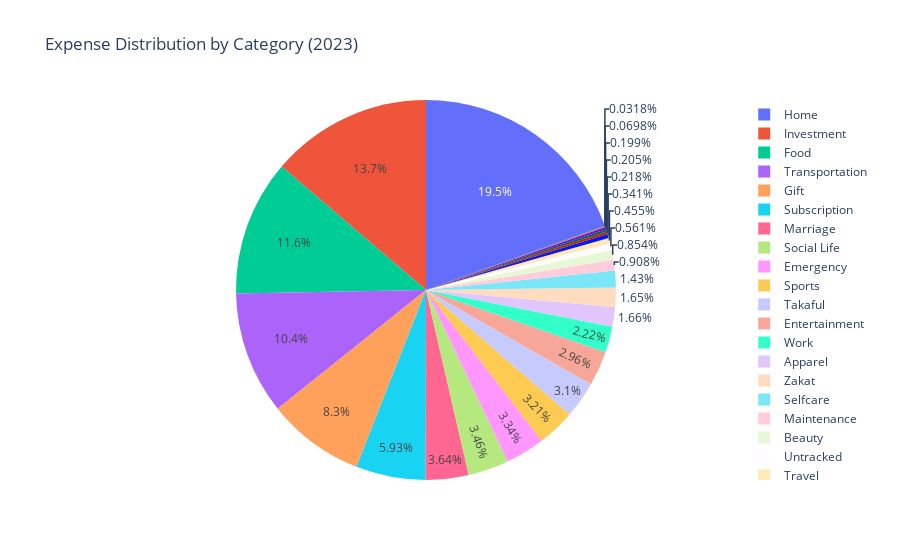
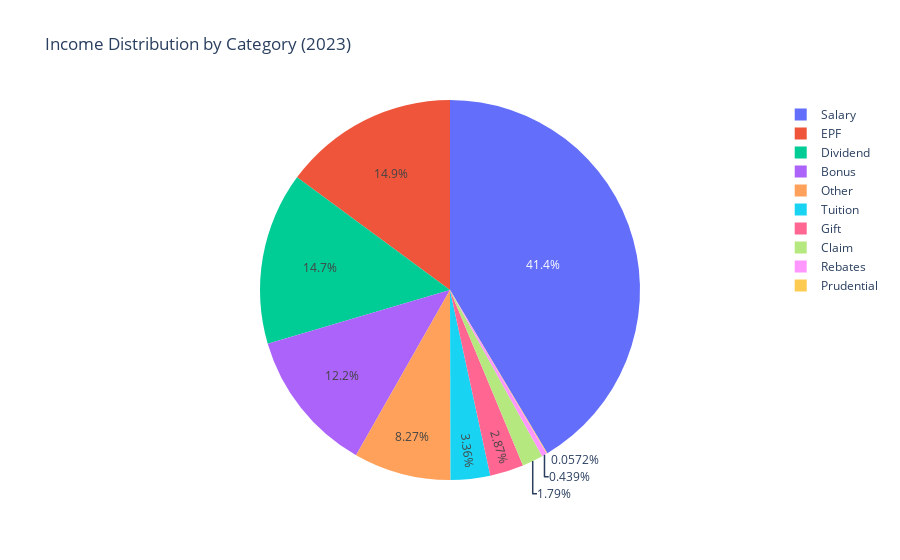
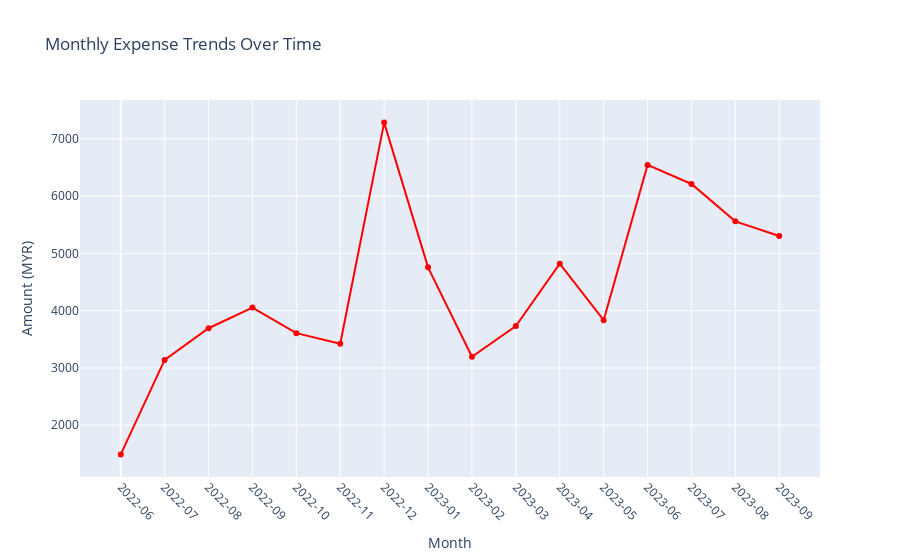
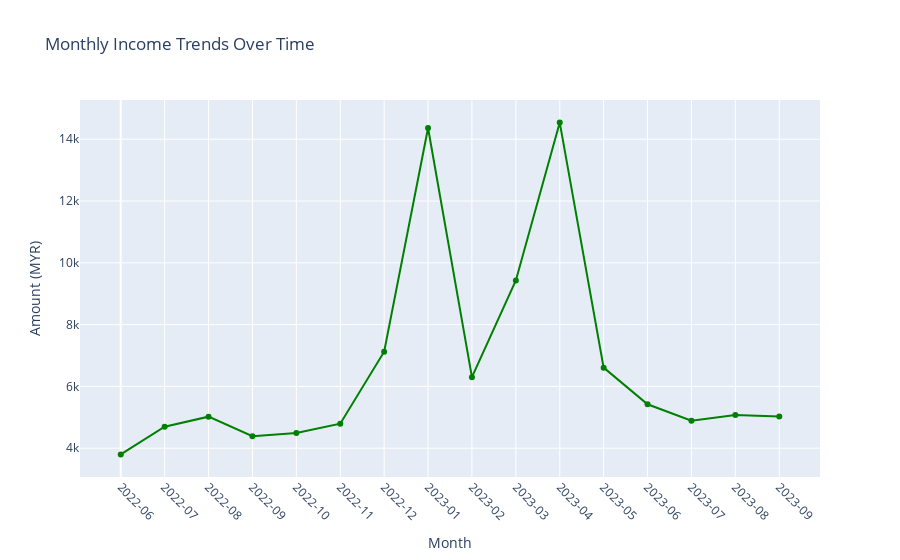

Notebook code cell kept with these figures, in order:
### Code cell
import pandas as pd
import plotly.express as px
import plotly.graph_objects as go

# Load your data from the Excel file
finance_records = pd.read_excel('2023-09-25.xlsx')

# Filter out transfer transactions and the "Modified Bal." category
finance_records = finance_records[~finance_records['Income/Expense'].str.contains('Transfer')]
finance_records = finance_records[finance_records['Category'] != 'Modified Bal.']

# Extract the year and month from the 'Period' column
finance_records['Year'] = finance_records['Period'].dt.year
finance_records['Month'] = finance_records['Period'].dt.month

# Separate income and expenses
income_records = finance_records[finance_records['Income/Expense'] == 'Income']
expense_records = finance_records[finance_records['Income/Expense'] == 'Exp.']

# Calculate monthly totals
monthly_expense_totals = expense_records.groupby(['Year', 'Month'])['Amount'].sum().reset_index()
monthly_income_totals = income_records.groupby(['Year', 'Month'])['Amount'].sum().reset_index()

# Specify the year you want to focus on (e.g., 2023)
focus_year = 2023

# Plot Expense Distribution by Category (for the specified year)
recent_year_expenses = expense_records[expense_records['Year'] == focus_year].groupby('Category')['Amount'].sum().reset_index()
fig = px.pie(recent_year_expenses, values='Amount', names='Category', title=f'Expense Distribution by Category ({focus_year})')
fig.show()

# Plot Income Distribution by Category (for the specified year)
recent_year_income = income_records[income_records['Year'] == focus_year].groupby('Category')['Amount'].sum().reset_index()
fig = px.pie(recent_year_income, values='Amount', names='Category', title=f'Income Distribution by Category ({focus_year})')
fig.show()

# Plot Monthly Expense Trends Over Time (for the entire period)
fig = go.Figure()
fig.add_trace(go.Scatter(x=monthly_expense_totals.index, y=monthly_expense_totals['Amount'], mode='lines+markers', name='Expenses', line=dict(color='red')))
fig.update_layout(title='Monthly Expense Trends Over Time', xaxis_title='Month', yaxis_title='Amount (MYR)')
fig.update_xaxes(tickvals=monthly_expense_totals.index, ticktext=[f'{year}-{month:02}' for year, month in zip(monthly_expense_totals['Year'], monthly_expense_totals['Month'])], tickangle=45)
fig.show()

# Plot Monthly Income Trends Over Time (for the entire period)
fig = go.Figure()
fig.add_trace(go.Scatter(x=monthly_income_totals.index, y=monthly_income_totals['Amount'], mode='lines+markers', name='Income', line=dict(color='green')))
fig.update_layout(title='Monthly Income Trends Over Time', xaxis_title='Month', yaxis_title='Amount (MYR)')
fig.update_xaxes(tickvals=monthly_income_totals.index, ticktext=[f'{year}-{month:02}' for year, month in zip(monthly_income_totals['Year'], monthly_income_totals['Month'])], tickangle=45)
fig.show()

# Calculate Expense vs. Income Ratio Over Time (for the entire period)
expense_income_ratio = monthly_expense_totals['Amount'] / monthly_income_totals['Amount']
fig = go.Figure()
fig.add_trace(go.Scatter(x=monthly_expense_totals.index, y=expense_income_ratio, mode='lines+markers', name='Expense/Income Ratio', line=dict(color='orange')))
fig.update_layout(title='Expense vs. Income Ratio Over Time', xaxis_title='Month', yaxis_title='Ratio')
fig.update_xaxes(tickvals=monthly_expense_totals.index, ticktext=[f'{year}-{month:02}' for year, month in zip(monthly_expense_totals['Year'], monthly_expense_totals['Month'])], tickangle=45)
fig.show()

# Seasonal Spending Patterns (by month)
monthly_expense_means = monthly_expense_totals.groupby('Month')['Amount'].mean().reset_index()
fig = px.bar(monthly_expense_means, x='Month', y='Amount', title='Seasonal Spending Patterns (Average Monthly Expenses)', text='Amount', color_discrete_sequence=['purple'])
fig.update_traces(texttemplate='%{text:.2f}', textposition='outside')
fig.update_xaxes(tickvals=monthly_expense_means['Month'], ticktext=[f'Month {month}' for month in monthly_expense_means['Month']])
fig.show()

# Budget Variance Analysis (assuming you have a budget)
monthly_budget = 3500  # Replace with your actual budget for each month
monthly_actual_expenses = monthly_expense_totals.groupby('Month')['Amount'].sum().reset_index()
budget_vs_actual = monthly_budget - monthly_actual_expenses['Amount']
fig = px.bar(monthly_actual_expenses, x='Month', y='Amount', title='Monthly Budget vs. Actual Spending', text='Amount')
fig.add_trace(go.Scatter(x=monthly_actual_expenses['Month'], y=budget_vs_actual, mode='lines', name='Budget Variance', line=dict(color='red')))
fig.update_xaxes(tickvals=monthly_actual_expenses['Month'], ticktext=[f'Month {month}' for month in monthly_actual_expenses['Month']])
fig.update_layout(yaxis_title='Amount (MYR)')
fig.show()

# Top Expense Subcategories (for the specified year)
recent_year_expense_subcategories = expense_records[expense_records['Year'] == focus_year].groupby('Subcategory')['Amount'].sum().nlargest(3).reset_index()
fig = px.bar(recent_year_expense_subcategories, x='Subcategory', y='Amount', title=f'Top 3 Expense Subcategories ({focus_year})', text='Amount')
fig.update_traces(texttemplate='%{text:.2f}', textposition='outside')
fig.show()

# Top Merchants or Accounts
top_merchants = finance_records[(finance_records['Income/Expense'] == 'Exp.') & (finance_records['Year'] == focus_year)].groupby('Accounts')['Amount'].sum().nlargest(3).reset_index()
fig = px.bar(top_merchants, x='Accounts', y='Amount', title=f'Top 3 Expense Merchants/Accounts ({focus_year})', text='Amount')
fig.update_traces(texttemplate='%{text:.2f}', textposition='outside')
fig.show()

# 1. Expense Distribution by Subcategory (for the specified year)
recent_year_expense_subcategories = expense_records[expense_records['Year'] == focus_year].groupby('Subcategory')['Amount'].sum().reset_index()

# Keep the top 15 subcategories and group the rest as 'Others'
top_15_subcategories = recent_year_expense_subcategories.nlargest(22, 'Amount')
other_subcategories = recent_year_expense_subcategories[~recent_year_expense_subcategories['Subcategory'].isin(top_15_subcategories['Subcategory'])]
other_total_amount = other_subcategories['Amount'].sum()

# Add 'Others' as a new row using pd.concat
top_15_subcategories = pd.concat([top_15_subcategories, pd.DataFrame({'Subcategory': ['Others'], 'Amount': [other_total_amount]})], ignore_index=True)

fig = px.pie(top_15_subcategories, values='Amount', names='Subcategory', title=f'Expense Distribution by Subcategory ({focus_year})')

fig.show()


# 2. Top Income Sources (for the specified year)
top_income_sources = income_records[income_records['Year'] == focus_year].groupby('Accounts')['Amount'].sum().nlargest(3).reset_index()
fig = px.bar(top_income_sources, x='Accounts', y='Amount', title=f'Top 3 Income Sources ({focus_year})', text='Amount')
fig.update_traces(texttemplate='%{text:.2f}', textposition='outside')
fig.show()

# 3. Expense Trends by Category Over Time (for all years)
expense_category_trends = expense_records.groupby(['Year', 'Category'])['Amount'].sum().reset_index()
fig = px.line(expense_category_trends, x='Year', y='Amount', color='Category', title='Expense Trends by Category Over Time')
fig.show()

# 4. Income Trends by Category Over Time (for all years)
income_category_trends = income_records.groupby(['Year', 'Category'])['Amount'].sum().reset_index()
fig = px.line(income_category_trends, x='Year', y='Amount', color='Category', title='Income Trends by Category Over Time')
fig.show()

# 5. Expense vs. Income Over Time (for all years)
total_expense_vs_income = pd.merge(monthly_expense_totals, monthly_income_totals, on=['Year', 'Month'], suffixes=('_Expense', '_Income'))
fig = px.line(total_expense_vs_income, x=['{0}-{1:02}'.format(year, month) for year, month in zip(total_expense_vs_income['Year'], total_expense_vs_income['Month'])], y=['Amount_Expense', 'Amount_Income'], title='Expense vs. Income Over Time')
fig.update_traces(mode='lines+markers')
fig.update_xaxes(tickvals=total_expense_vs_income.index, ticktext=[f'{year}-{month:02}' for year, month in zip(total_expense_vs_income['Year'], total_expense_vs_income['Month'])], tickangle=45)
fig.show()

# 6. Savings Over Time (for all years)
total_savings = monthly_income_totals['Amount'] - monthly_expense_totals['Amount']
fig = px.line(total_savings, x=['{0}-{1:02}'.format(year, month) for year, month in zip(monthly_expense_totals['Year'], monthly_expense_totals['Month'])], y=total_savings, title='Savings Over Time')
fig.update_traces(mode='lines+markers')
fig.update_xaxes(tickvals=total_savings.index, ticktext=[f'{year}-{month:02}' for year, month in zip(monthly_expense_totals['Year'], monthly_expense_totals['Month'])], tickangle=45)
fig.show()

# Calculate Expense vs. Income Ratio (for the specified year)
recent_year_total_income = monthly_income_totals[(monthly_income_totals['Year'] == focus_year)]['Amount'].sum()
recent_year_total_expenses = monthly_expense_totals[(monthly_expense_totals['Year'] == focus_year)]['Amount'].sum()
expense_income_ratio = recent_year_total_expenses / recent_year_total_income
print(f'\nExpense vs. Income Ratio ({focus_year}): {expense_income_ratio:.2f}')

# Calculate Savings Rate (for the specified year)
savings_rate = (recent_year_total_income - recent_year_total_expenses) / recent_year_total_income
print(f'\nSavings Rate ({focus_year}): {savings_rate:.2%}')

### Figure 1 — Plotly figure (JSON) as saved in the notebook; plotly's stock layout.template omitted (floating-point values rounded to 4 significant figures)
{"data": [{"domain": {"x": [0, 1], "y": [0, 1]}, "hovertemplate": "Category=%{label}<br>Amount=%{value}<extra></extra>", "labels": ["Apparel", "Beauty", "Electronics ", "Emergency", "Entertainment", "Financial Services", "Food", "Gift", "Health", "Home", "Investment", "Maintenance", "Marriage", "Other", "Selfcare", "Shopping", "Social Life", "Sports", "Subscription", "Takaful", "Tax", "Transportation", "Travel", "Untracked", "Work", "Zakat"], "legendgroup": "", "name": "", "showlegend": true, "type": "pie", "values": [728.3, 375.5, 95.79, 1470, 1301.0, 30.7, 5085.0, 3649.0, 87.5, 8580.0, 6039, 399.1, 1602, 149.9, 630.2, 14, 1521.0, 1413.0, 2606.0, 1362, 90, 4590.0, 200, 246.6, 974.2, 724]}], "layout": {"legend": {"tracegroupgap": 0}, "title": {"text": "Expense Distribution by Category (2023)"}}}

### Figure 2 — Plotly figure (JSON) as saved in the notebook; plotly's stock layout.template omitted (floating-point values rounded to 4 significant figures)
{"data": [{"domain": {"x": [0, 1], "y": [0, 1]}, "hovertemplate": "Category=%{label}<br>Amount=%{value}<extra></extra>", "labels": ["Bonus", "Claim", "Dividend", "EPF", "Gift", "Other", "Prudential", "Rebates", "Salary", "Tuition"], "legendgroup": "", "name": "", "showlegend": true, "type": "pie", "values": [8750.0, 1282.0, 10500.0, 10674, 2056.0, 5927.0, 41, 314.8, 29690.0, 2410]}], "layout": {"legend": {"tracegroupgap": 0}, "title": {"text": "Income Distribution by Category (2023)"}}}

### Figure 3 — Plotly figure (JSON) as saved in the notebook; plotly's stock layout.template omitted (floating-point values rounded to 4 significant figures)
{"data": [{"line": {"color": "red"}, "mode": "lines+markers", "name": "Expenses", "type": "scatter", "x": [0, 1, 2, 3, 4, 5, 6, 7, 8, 9, 10, 11, 12, 13, 14, 15], "y": [1490.0, 3141.0, 3693.0, 4054.0, 3608.0, 3422.0, 7285.0, 4757.0, 3196.0, 3732.0, 4821.0, 3834, 6547.0, 6213.0, 5560.0, 5305.0]}], "layout": {"title": {"text": "Monthly Expense Trends Over Time"}, "xaxis": {"tickangle": 45, "ticktext": ["2022-06", "2022-07", "2022-08", "2022-09", "2022-10", "2022-11", "2022-12", "2023-01", "2023-02", "2023-03", "2023-04", "2023-05", "2023-06", "2023-07", "2023-08", "2023-09"], "tickvals": [0, 1, 2, 3, 4, 5, 6, 7, 8, 9, 10, 11, 12, 13, 14, 15], "title": {"text": "Month"}}, "yaxis": {"title": {"text": "Amount (MYR)"}}}}

### Figure 4 — Plotly figure (JSON) as saved in the notebook; plotly's stock layout.template omitted (floating-point values rounded to 4 significant figures)
{"data": [{"line": {"color": "green"}, "mode": "lines+markers", "name": "Income", "type": "scatter", "x": [0, 1, 2, 3, 4, 5, 6, 7, 8, 9, 10, 11, 12, 13, 14, 15], "y": [3800.0, 4695.0, 5021.0, 4390.0, 4493.0, 4793.0, 7125.0, 14360.0, 6301.0, 9428.0, 14540.0, 6608.0, 5422.0, 4890.0, 5072.0, 5024.0]}], "layout": {"title": {"text": "Monthly Income Trends Over Time"}, "xaxis": {"tickangle": 45, "ticktext": ["2022-06", "2022-07", "2022-08", "2022-09", "2022-10", "2022-11", "2022-12", "2023-01", "2023-02", "2023-03", "2023-04", "2023-05", "2023-06", "2023-07", "2023-08", "2023-09"], "tickvals": [0, 1, 2, 3, 4, 5, 6, 7, 8, 9, 10, 11, 12, 13, 14, 15], "title": {"text": "Month"}}, "yaxis": {"title": {"text": "Amount (MYR)"}}}}
